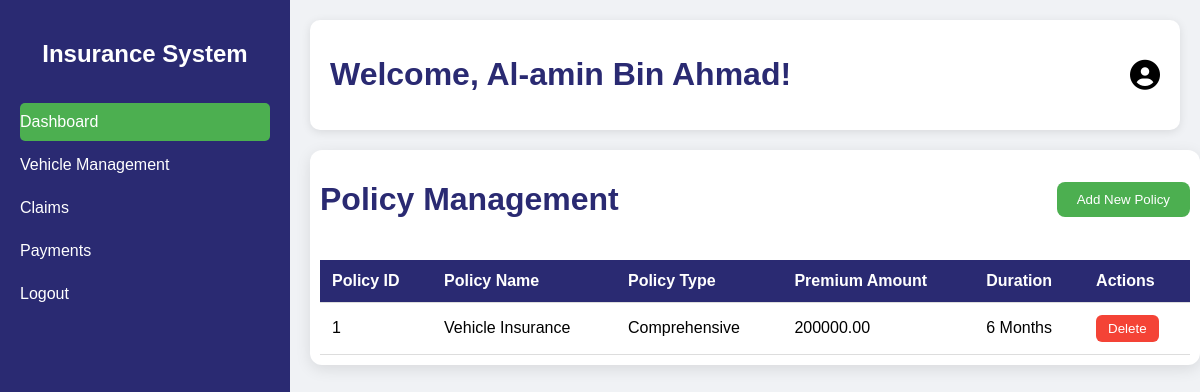
The app's page /policy-management/ (signed in), older data.
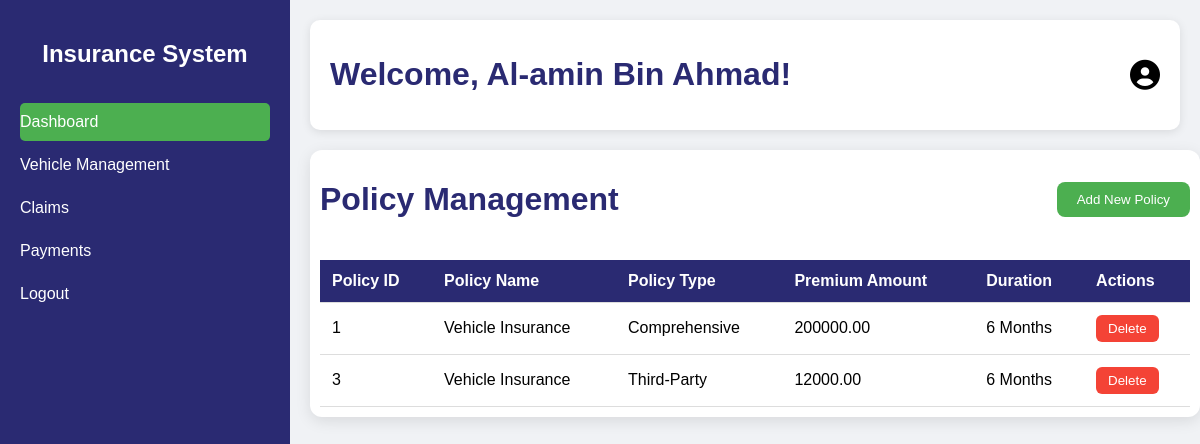
The same page, newer data.
### CIApp/models.py (models this page shows, shortened)
class InsurancePolicy(models.Model):
    POLICY_TYPES = [
        ('third-party', 'Third-Party'),
        ('comprehensive', 'Comprehensive'),
    ]
    policy_name = models.CharField(max_length=100)
    policy_type = models.CharField(max_length=20, choices=POLICY_TYPES)
    coverage_details = models.TextField()
    premium_amount = models.DecimalField(max_digits=10, decimal_places=2)
    duration_months = models.PositiveIntegerField()  # Policy duration in months

### CIApp/views.py (the view)
# urls.py: path('policy-management/', views.policy_management, name="policy-management"),
@login_required(login_url='/login')
def policy_management(request):
    current_user = request.user
    polices =  InsurancePolicy.objects.all()
    context = {
        'polices': polices,
        "user": current_user
    }
    return render(request, 'policy-management.html', context)

### templates/policy-management.html (shortened to what this page needs)
{% extends "base.html" %}
{% load static %}
{% block Css %}
<link rel="stylesheet" href="{% static 'css/policy-management.css' %}">
{% endblock %}
{% block content %}
<div class="policy-container">
    <header>
        <h1>Policy Management</h1>
        <a href="/add-policy/"><button class="btn-add">Add New Policy</button></a>
    </header>
    <table>
        <thead>
            <tr>
                <th>Policy ID</th>
                <th>Policy Name</th>
                <th>Policy Type</th>
                <th>Premium Amount</th>
                <th>Duration</th>
                <th>Actions</th>
            </tr>
        </thead>
        <tbody>
            {% if polices %}
            {% for policy in polices %}
            <tr id="policy-row-{{policy.id}}">
                <td>{{policy.id}}</td>
                <td>{{policy.policy_name}}</td>
                <td>{{policy.policy_type}}</td>
                <td>{{policy.premium_amount}}</td>
                <td>{{policy.duration_months}} Months</td>
                <td>
                    <button class="btn-delete" data-id="{{policy.id}}">Delete</button>
                </td>
            </tr>
            {% endfor %}
            {% endif %}
        </tbody>
    </table>
</div>
{% endblock %}

Row changes from the older to the newer data that the page shows:
added InsurancePolicy: id "3", policy_name "Vehicle Insurance", policy_type "Third-Party", premium_amount "12000.00", duration_months "6"
